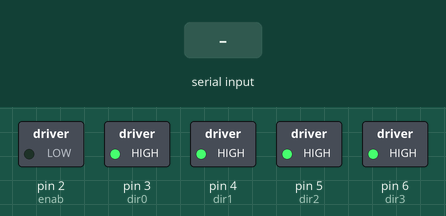
Bench run of a sketch on a simulated Teensy 4. On the bench: switched loads named in the sketch (green lamp = pin HIGH). Inputs (shaded band) come from the test bench. Pins used as bus, display or sensor lines are not drawn.

Above: at 1.2 s.
1.3 s: "W" received over the second serial link
At 2.5 s:
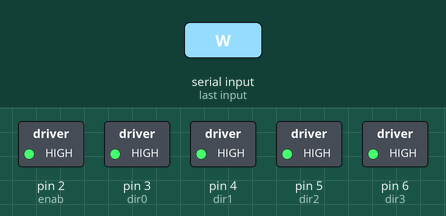
2.8 s: "A" received over the second serial link
At 3.7 s:
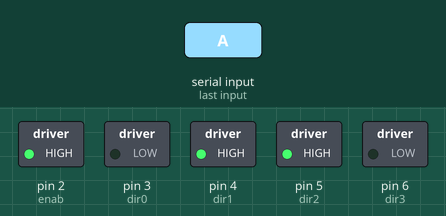
4.3 s: "S" received over the second serial link
At 4.9 s:
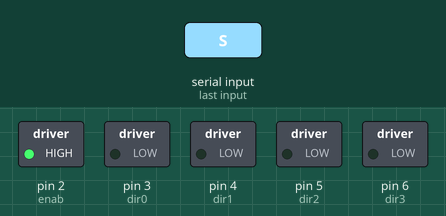
5.8 s: "D" received over the second serial link
At 7.0 s:
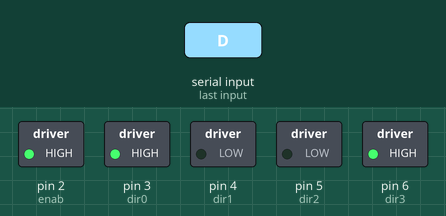
7.3 s: "Q" received over the second serial link
At 8.3 s:
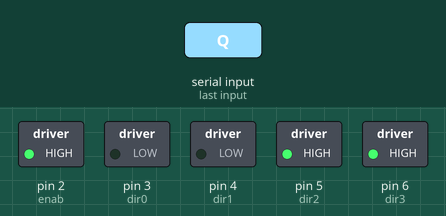
8.8 s: "w" received over the second serial link
At 9.5 s:
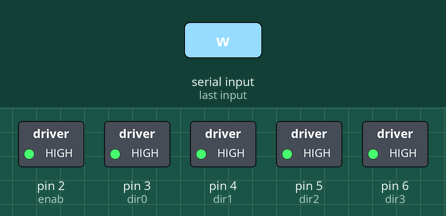
Timing chart, 0 to 11.3 s (numbered marks = the images above; inputs shaded):
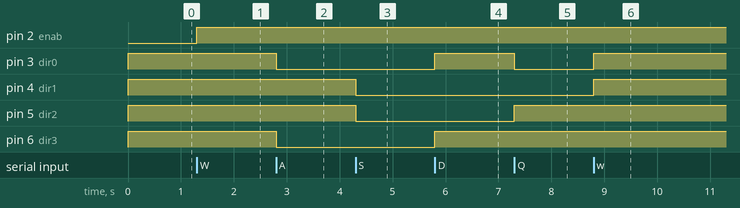

The sketch:

remote-control.ino
```cpp
/*
* This file runs the main loop, which checks for any drive commands
* sent through the XBee (Serial2).
*
* The drive commands are sent by a computer. Using a keyboard, the commands are:
* W = Forward
* A = Left
* S = Reverse
* D = Right
* Q = Rotate Counter-Clockwise
* E = Rotate Clockwise
*
* It is designed to wait for a key to be pressed, begin driving once the key press
* is detected, and then stop once the key is no longer being pressed.
*/
#include "remote-control.h"

void setup() {
  configPins();     // Assigns pins to be OUTPUT
  configTimers();   // Creates one timer for PWM (step), one for accelerating (speed increment)

  digitalWrite(step, step_state); // Initializes stepper motors

  // All steppers intialized with Forward direction
  digitalWrite(dir0, 1);
  digitalWrite(dir1, 1);
  digitalWrite(dir2, 1);
  digitalWrite(dir3, 1);

  digitalWrite(enab, 1); // Stepper drivers enable pin HIGH

  state = STOP;          // Initialized to STOP state
  Serial2.begin(115200); // Set baud rate for XBee data transfer
}

void loop() {
  // Checks XBee for any incoming data
  if (Serial2.available() > 0) {
    incomingByte = Serial2.read(); // read incoming data
    // Begin checking if data is any of the recognized keys of WASDQE
    if      (incomingByte == 'W' || incomingByte == 'w') {
      state = FORWARD;
    }
    else if (incomingByte == 'A' || incomingByte == 'a') {
      state = LEFT;
    }
    else if (incomingByte == 'S' || incomingByte == 's') {
        state = REVERSE;
    }
    else if (incomingByte == 'D' || incomingByte == 'd') {
      state = RIGHT;
    }
    else if (incomingByte == 'Q' || incomingByte == 'q') {
      state = ROTATECCW;
    }
    else if (incomingByte == 'E' || incomingByte == 'e') {
      state = ROTATECW;
    }
    stop_cnt = 0; // stop_cnt is set to zero during keypress
  }
  // If no recognized keys are pressed, then increment stop_cnt
  else {
    /* stop_cnt is set to zero during keypress and begins incrementing once
    *  keypress is no longer detected. Once stop_cnt reaches 270,000 (a very small
    *  time period found through trial and error), then the program considers that
    *  to mean that there is no longer any key being pressed.
    */
    stop_cnt++;
    if (stop_cnt > 270000) {
      state = STOP; // No key is being pressed, so stop driving
    }
  }

  // The state is set above by which key is currently being pressed
  switch (state) {
    case FORWARD:
      forward();
      break;
    case REVERSE:
      reverse();
      break;
    case RIGHT:
      right();
      break;
    case LEFT:
      left();
      break;
    case ROTATECW:
      rotatecw();
      break;
    case ROTATECCW:
      rotateccw();
      break;
    case STOP:
      stop();
    break;
  }
}
```

remote-control.h
```cpp
/*
* This file contains the implemenation of all functions, the
* pin assignments, the timer setups, and the variable assignments.
*/

#ifndef DIRECTION_CONTROL_H
#define	DIRECTION_CONTROL_H

#include <Arduino.h>

/***************** PIN ASSIGNMENTS **********************/

// step and enab pins are connected to all four stepper drivers
// each driver has its own dir pin to allow spinning the motors in different directions
#define step   11 // Going from LOW to HIGH makes the stepper motors spin one microstep

#define enab   2  // If LOW, stepper drivers are powered off

// For each direction pin, HIGH is spin forward and LOW is backward
#define dir0   3 // Front left wheel (battery is in back, camera is front)
#define dir1   4 // Back left
#define dir2   5 // Front right
#define dir3   6 // Back right

/************* CREATE VARIABLES AND CONSTANTS *****************/

IntervalTimer step_tmr;  // Timer used to set PWM period
IntervalTimer accel_tmr; // Timer used to speed up or slow down motors
int step_state = HIGH;

/*** PWM frequencies ***/
const int v0 = -1600;       // Slowest speed (inital speed during speedup, final speed in slowdown)
const int vmax = -100;      // Full speed (less negative is faster)
const int accl = 20;        // speedup rate
const int decl = 40;        // slowdown rate

volatile int currentVel = v0;   // used during speedup/slowdown
volatile int targetVel  = 0;    // desired velocity to reach during speedup

volatile int incomingByte = 0;  // data coming in from Serial2 (keyboard input)
unsigned int stop_cnt = 0;      // see remote-control.ino
enum action {FORWARD, REVERSE, RIGHT, LEFT, ROTATECW, ROTATECCW, STOP} state; // the various possible states

/***************** DECLARATIONS **********************/
void stepINT();
void accelINT();
void configPins();
void configTimers();
void speed(int percent);
void stop();
void forward();
void reverse();
void left();
void right();
void rotatecw();
void rotateccw();

/**************** DEFINITIONS ***********************/
void configPins() {
  pinMode(step, OUTPUT);
  pinMode(dir0, OUTPUT);
  pinMode(dir1, OUTPUT);
  pinMode(dir2, OUTPUT);
  pinMode(dir3, OUTPUT);
  pinMode(enab, OUTPUT);
}

void configTimers() {
  interrupts();

  step_tmr.begin(stepINT, v0);
  accel_tmr.begin(accelINT, 10000);
}

void stepINT() {
  if (digitalRead(enab) == 1) {
    if (step_state == LOW) {
      step_state = HIGH;
    }
    else {
      step_state = LOW;
    }
    digitalWrite(step, step_state);
  }
}

void accelINT() {
  if (currentVel < targetVel && state != STOP) {
    currentVel += accl;
  }
  else if (currentVel > v0 && state == STOP) {
    currentVel -= decl;
  }
  step_tmr.begin(stepINT,-currentVel);
}

/******* DIRECTIONAL DRIVE - ALL DISTANCES IN CM ********/

void speed(int percent) {
  if (percent > 100) {
    percent = 100;
  }
  else if (percent < 0) {
    percent = 0;
  }
  targetVel = ((vmax - v0) / 100)*percent + v0;
}

void stop() {
  if (currentVel <= v0) {
    digitalWrite(enab, 0);
    digitalWrite(step, 0);
  }
}

void forward() {
  digitalWrite(enab, 1);
  digitalWrite(dir0, 1);
  digitalWrite(dir1, 1);
  digitalWrite(dir2, 1);
  digitalWrite(dir3, 1);
  speed(100);
}

void reverse() {
  digitalWrite(enab, 1);
  digitalWrite(dir0, 0);
  digitalWrite(dir1, 0);
  digitalWrite(dir2, 0);
  digitalWrite(dir3, 0);
  speed(100);
}

void right() {
  digitalWrite(enab, 1);
  digitalWrite(dir0, 1);
  digitalWrite(dir1, 0);
  digitalWrite(dir2, 0);
  digitalWrite(dir3, 1);
  speed(100);
}

void left() {
  digitalWrite(enab, 1);
  digitalWrite(dir0, 0);
  digitalWrite(dir1, 1);
  digitalWrite(dir2, 1);
  digitalWrite(dir3, 0);
  speed(100);
}

void rotatecw() {
  digitalWrite(enab, 1);
  digitalWrite(dir0, 1);
  digitalWrite(dir1, 1);
  digitalWrite(dir2, 0);
  digitalWrite(dir3, 0);
  speed(100);
}

void rotateccw() {
  digitalWrite(enab, 1);
  digitalWrite(dir0, 0);
  digitalWrite(dir1, 0);
  digitalWrite(dir2, 1);
  digitalWrite(dir3, 1);
  speed(100);
}

#endif
```

Measured:
- after the input at 1.3 s, pin 2 (enab): LOW → HIGH at once
- after the input at 2.8 s, pin 3 (dir0), pin 6 (dir3): HIGH → LOW at once
- after the input at 4.3 s, pin 4 (dir1), pin 5 (dir2): HIGH → LOW at once
- after the input at 5.8 s, pin 3 (dir0), pin 6 (dir3): LOW → HIGH at once
- after the input at 7.3 s, pin 3 (dir0): HIGH → LOW at once; pin 5 (dir2): LOW → HIGH at once
- after the input at 8.8 s, pin 3 (dir0), pin 4 (dir1): LOW → HIGH at once
